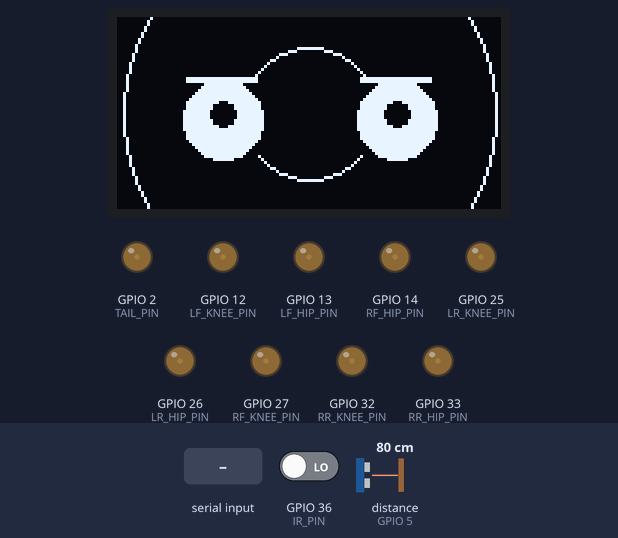
Simulated run of this sketch. Board: ESP32. On the bench: 128×64 one-colour display, output pins drawn as LEDs (lit = HIGH). Dashed ring = blinking. Inputs (shaded band) come from the test bench; at power-on: GPIO 36 (IR_PIN) LOW, distance to the obstacle (sensor on GPIO 5) 80 cm. The echo pulse lasts 58.3 µs per cm; nothing arrives over Bluetooth unless stated; pins used as bus, display or sensor lines are not drawn; what the sketch prints to the serial monitor is not drawn.

Above: at 1.2 s.
1.3 s: "FORWARD_VIDEO\n" received over the second serial link
At 2.18 s:
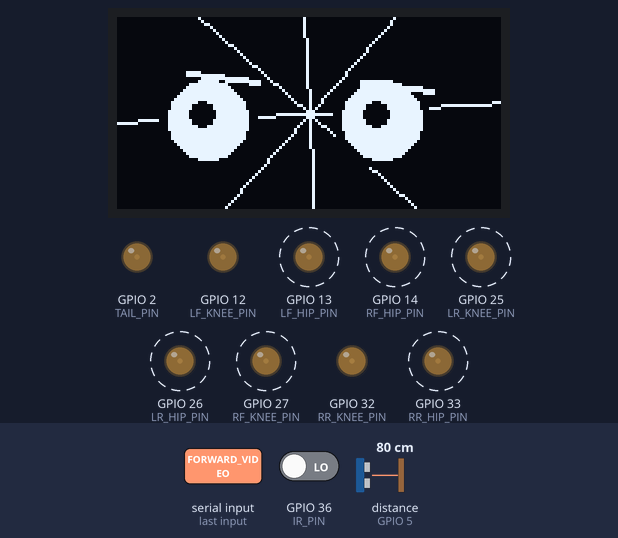
At 3.08 s:
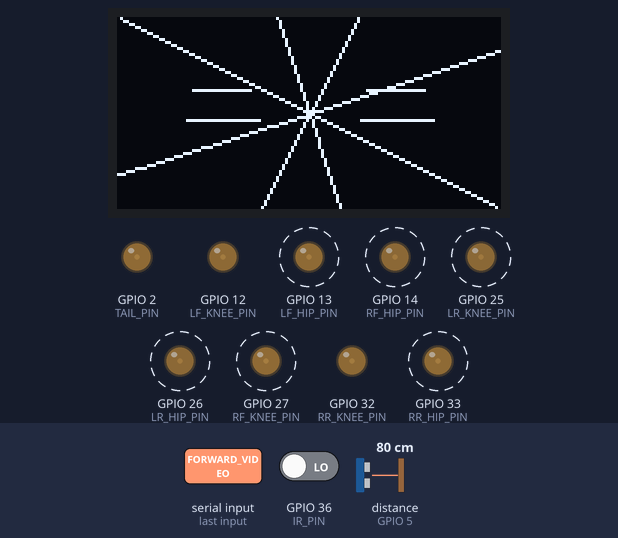
4.3 s: "Q\n" received over the second serial link
At 4.59 s:
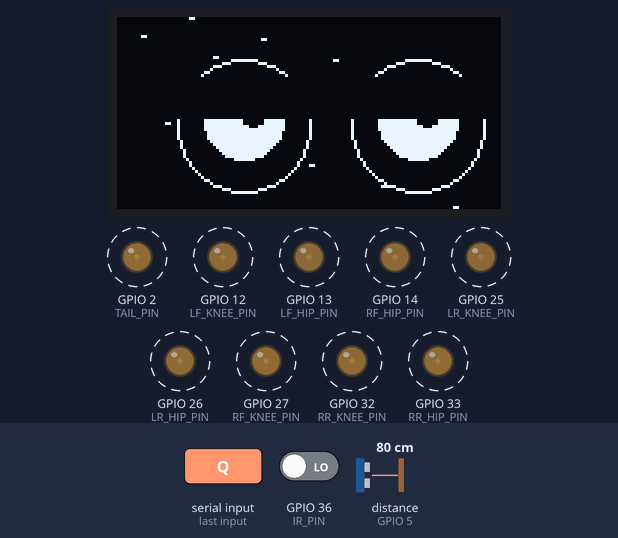
Timing chart, 0 to 13.1 s (numbered marks = the images above; inputs shaded):
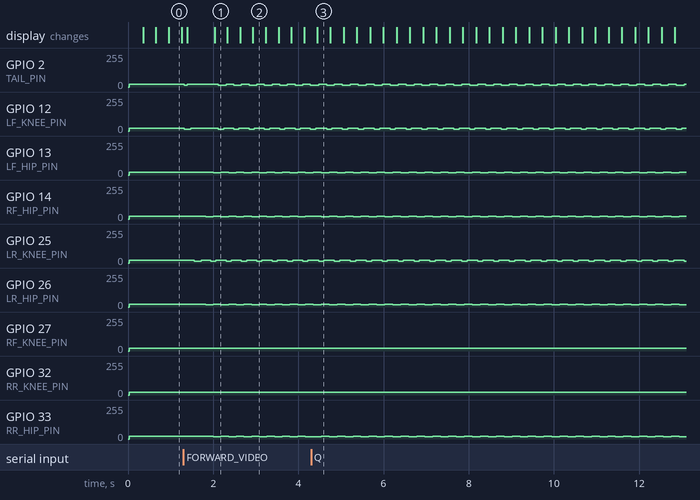

The sketch:

parasite_code_v2.1.ino
```cpp
#include <Arduino.h>
#include <Wire.h>
#include <Adafruit_GFX.h>
#include <Adafruit_SSD1306.h>
#include "BluetoothSerial.h"

#if !defined(CONFIG_BT_ENABLED) || !defined(CONFIG_BLUEDROID_ENABLED)
#error Bluetooth is not enabled! Please run make menuconfig to enable it.
#endif

BluetoothSerial SerialBT;

// ==========================================
// 1. PIN CONFIGURATION
// ==========================================
#define TRIG_PIN 4
#define ECHO_PIN 5
#define IR_PIN   36

#define LF_HIP_PIN  13
#define LF_KNEE_PIN 12
#define RF_HIP_PIN  14
#define RF_KNEE_PIN 27
#define LR_HIP_PIN  26
#define LR_KNEE_PIN 25
#define RR_HIP_PIN  33
#define RR_KNEE_PIN 32
#define TAIL_PIN    2

const int servoPins[] = {LF_HIP_PIN, LF_KNEE_PIN, RF_HIP_PIN, RF_KNEE_PIN, LR_HIP_PIN, LR_KNEE_PIN, RR_HIP_PIN, RR_KNEE_PIN, TAIL_PIN};
const int totalServos = 9;

// ==========================================
// 2. OPERATIONAL ARCHITECTURE
// ==========================================
enum OperationMode { CONTROL_MODE, AUTO_MODE };
OperationMode currentOpMode = CONTROL_MODE;

enum RobotState { IDLE, WALKING_FORWARD, WALKING_BACKWARD, TURNING_LEFT, TURNING_RIGHT, RESETTING };
RobotState currentState = IDLE;

// ==========================================
// 3. HIGH-SPEED TIMING CONSTANTS
// ==========================================
const int phaseDuration = 60;
unsigned long lastGaitUpdate = 0, lastFrameUpdate = 0, stateTimer = 0;
uint32_t animationFrame = 0;
int gaitPhase = 0;

// ==========================================
// 4. SERVO HOMES & AMPLITUDES
// ==========================================
const int LF_Hip_Home  = 90;  const int LF_Knee_Home = 90;
const int RF_Hip_Home  = 90;  const int RF_Knee_Home = 90;
const int LR_Hip_Home  = 90;  const int LR_Knee_Home = 90;
const int RR_Hip_Home  = 90;  const int RR_Knee_Home = 90;
const int Tail_Home    = 90;

const int SWING_HIP  = 20;
const int LIFT_KNEE  = 24;
const int TAIL_WAVE  = 25;

Adafruit_SSD1306 display(128, 64, &Wire, -1);

// ==========================================
// 5. NATIVE ESP32 HARDWARE DRIVER
// ==========================================
void writeESP32Servo(int pin, int angle) {
  long duty = map(angle, 0, 180, 102, 512);
  analogWrite(pin, duty);
}

// ==========================================
// 6. TRANSITION ROUTINE
// ==========================================
void executeLiftAndReset() {
  Serial.println("[!] Resetting Chassis...");

  writeESP32Servo(LF_KNEE_PIN, LF_Knee_Home - LIFT_KNEE);
  writeESP32Servo(RR_KNEE_PIN, RR_Knee_Home + LIFT_KNEE);
  delay(80);

  writeESP32Servo(LF_HIP_PIN, LF_Hip_Home);
  writeESP32Servo(RR_HIP_PIN, RR_Hip_Home);
  writeESP32Servo(TAIL_PIN, Tail_Home);
  delay(80);

  writeESP32Servo(LF_KNEE_PIN, LF_Knee_Home);
  writeESP32Servo(RR_KNEE_PIN, RR_Knee_Home);
  delay(80);

  writeESP32Servo(RF_KNEE_PIN, RF_Knee_Home + LIFT_KNEE);
  writeESP32Servo(LR_KNEE_PIN, LR_Knee_Home - LIFT_KNEE);
  delay(80);

  writeESP32Servo(RF_HIP_PIN, RF_Hip_Home);
  writeESP32Servo(LR_HIP_PIN, LR_Hip_Home);
  delay(80);

  writeESP32Servo(RF_KNEE_PIN, RF_Knee_Home);
  writeESP32Servo(LR_KNEE_PIN, LR_Knee_Home);
  delay(80);

  currentState = IDLE;
}

// ==========================================
// 7. OMNIDIRECTIONAL STEERING TROT ENGINE
// ==========================================
void executeOmniTrotGait(RobotState moveMode) {
  int leftSwing  = SWING_HIP;
  int rightSwing = SWING_HIP;

  if (moveMode == WALKING_BACKWARD) {
    leftSwing  = -SWING_HIP;
    rightSwing = -SWING_HIP;
  }
  else if (moveMode == TURNING_LEFT) {
    leftSwing  = -SWING_HIP;
    rightSwing = SWING_HIP;
  }
  else if (moveMode == TURNING_RIGHT) {
    leftSwing  = SWING_HIP;
    rightSwing = -SWING_HIP;
  }

  switch (gaitPhase) {
    case 0:
      writeESP32Servo(LF_KNEE_PIN, LF_Knee_Home - LIFT_KNEE);
      writeESP32Servo(RR_KNEE_PIN, RR_Knee_Home + LIFT_KNEE);
      writeESP32Servo(TAIL_PIN, Tail_Home - TAIL_WAVE);
      break;

    case 1:
      writeESP32Servo(LF_HIP_PIN,  LF_Hip_Home + leftSwing);
      writeESP32Servo(LR_HIP_PIN,  LR_Hip_Home - leftSwing);

      writeESP32Servo(RF_HIP_PIN,  RF_Hip_Home + rightSwing);
      writeESP32Servo(RR_HIP_PIN,  RR_Hip_Home - rightSwing);
      break;

    case 2:
      writeESP32Servo(LF_KNEE_PIN, LF_Knee_Home);
      writeESP32Servo(RR_KNEE_PIN, RR_Knee_Home);
      break;

    case 3:
      writeESP32Servo(RF_KNEE_PIN, RF_Knee_Home + LIFT_KNEE);
      writeESP32Servo(LR_KNEE_PIN, LR_Knee_Home - LIFT_KNEE);
      writeESP32Servo(TAIL_PIN, Tail_Home + TAIL_WAVE);
      break;

    case 4:
      writeESP32Servo(LF_HIP_PIN,  LF_Hip_Home - leftSwing);
      writeESP32Servo(LR_HIP_PIN,  LR_Hip_Home + leftSwing);

      writeESP32Servo(RF_HIP_PIN,  RF_Hip_Home - rightSwing);
      writeESP32Servo(RR_HIP_PIN,  RR_Hip_Home + rightSwing);
      break;

    case 5:
      writeESP32Servo(RF_KNEE_PIN, RF_Knee_Home);
      writeESP32Servo(LR_KNEE_PIN, LR_Knee_Home);
      break;
  }
  gaitPhase = (gaitPhase + 1) % 6;
}

// ==========================================
// 8. UPGRADED CINEMATIC ENGINE (EYEBROWS + FULLSCREEN MATCHING BACKGROUNDS)
// ==========================================
void playVideoAnimation(String action, uint32_t frame) {
  display.clearDisplay();

  // -----------------------------------------------------------
  // LAYER 1: FULLSCREEN MATCHING BACKGROUNDS
  // -----------------------------------------------------------
  if (action == "FORWARD_VIDEO") {
    // Starfield streaming horizontally across the full screen
    for (int i = 0; i < 12; i++) {
      int x = (i * 24 + (frame * 8)) % 128;
      int y = (i * 7) % 64;
      display.drawPixel(x, y, SSD1306_WHITE);
      display.drawPixel((x + 1) % 128, y, SSD1306_WHITE); // thicker stars
    }
  }
  else if (action == "BACKWARD_VIDEO") {
    // Fast waterfall threat lines dropping vertically down full screen
    for (int i = 0; i < 8; i++) {
      int x = (i * 18 + 5) % 128;
      int y = (frame * 10 + i * 20) % 64;
      display.drawFastVLine(x, y, 12, SSD1306_WHITE);
    }
  }
  else if (action == "SPIN_LEFT_VIDEO") {
    // Spinning vortex lines radiating to edges
    int step = (frame * 8) % 45;
    for (int deg = step; deg < 360; deg += 45) {
      float rad = deg * 0.01745;
      display.drawLine(64, 32, 64 + cos(rad) * 70, 32 + sin(rad) * 70, SSD1306_WHITE);
    }
  }
  else if (action == "SPIN_RIGHT_VIDEO") {
    // Opposite spinning vortex lines
    int step = (frame * 8) % 45;
    for (int deg = step; deg < 360; deg += 45) {
      float rad = (360 - deg) * 0.01745;
      display.drawLine(64, 32, 64 + cos(rad) * 70, 32 + sin(rad) * 70, SSD1306_WHITE);
    }
  }
  else { // IDLE / RESETTING
    // Concentric calm ripples radiating out to screen bounds
    int r1 = (frame * 2) % 80;
    int r2 = ((frame * 2) + 40) % 80;
    if (r1 < 75) display.drawCircle(64, 32, r1, SSD1306_WHITE);
    if (r2 < 75) display.drawCircle(64, 32, r2, SSD1306_WHITE);
  }

  // -----------------------------------------------------------
  // LAYER 2: INTERACTIVE EYES & MATCHING EYEBROWS
  // -----------------------------------------------------------
  int leftX = 35, rightX = 93, eyeY = 34;
  bool blink = (frame % 80 < 5);
  int lookX = (sin(frame * 0.2) * 8);

  // Background cut-outs behind eyes so patterns don't bleed into pupils
  if (!blink) {
    display.fillCircle(leftX + lookX, eyeY, 16, SSD1306_BLACK);
    display.fillCircle(rightX + lookX, eyeY, 16, SSD1306_BLACK);
  } else {
    display.fillRect(leftX - 12, eyeY - 4, 24, 8, SSD1306_BLACK);
    display.fillRect(rightX - 12, eyeY - 4, 24, 8, SSD1306_BLACK);
  }

  if (!blink) {
    // --- Render Pupils ---
    display.fillCircle(leftX + lookX, eyeY, 13, SSD1306_WHITE);
    display.fillCircle(rightX + lookX, eyeY, 13, SSD1306_WHITE);
    display.fillCircle(leftX + lookX + (lookX / 2), eyeY - 2, 4, SSD1306_BLACK);
    display.fillCircle(rightX + lookX + (lookX / 2), eyeY - 2, 4, SSD1306_BLACK);

    // --- Render Matching Eyebrows ---
    if (action == "FORWARD_VIDEO") {
      // Happy / Curved upward eyebrows
      display.drawCircle(leftX + lookX, eyeY + 2, 22, SSD1306_WHITE);
      display.drawCircle(rightX + lookX, eyeY + 2, 22, SSD1306_WHITE);
      display.fillRect(0, eyeY - 14, 128, 14, SSD1306_BLACK); // Mask lower half of the circle
    }
    else if (action == "BACKWARD_VIDEO") {
      // Angry / Inward sloping aggressive eyebrows (V-shape)
      display.drawLine(leftX - 12, eyeY - 16, leftX + 12, eyeY - 10, SSD1306_WHITE);
      display.drawLine(leftX - 12, eyeY - 15, leftX + 12, eyeY - 9,  SSD1306_WHITE); // Thicker

      display.drawLine(rightX - 12, eyeY - 10, rightX + 12, eyeY - 16, SSD1306_WHITE);
      display.drawLine(rightX - 12, eyeY - 9,  rightX + 12, eyeY - 15, SSD1306_WHITE); // Thicker
    }
    else if (action == "SPIN_LEFT_VIDEO" || action == "SPIN_RIGHT_VIDEO") {
      // Confused / Worried dynamic slanting eyebrows (Left high, Right low)
      display.drawLine(leftX - 12, eyeY - 16, leftX + 12, eyeY - 13, SSD1306_WHITE);
      display.drawLine(leftX - 12, eyeY - 15, leftX + 12, eyeY - 12, SSD1306_WHITE);

      display.drawLine(rightX - 12, eyeY - 13, rightX + 12, eyeY - 10, SSD1306_WHITE);
      display.drawLine(rightX - 12, eyeY - 12, rightX + 12, eyeY - 9,  SSD1306_WHITE);
    }
    else {
      // Neutral / Flat calm horizontal eyebrows sitting just above eyes
      display.drawFastHLine(leftX - 12, eyeY - 14, 24, SSD1306_WHITE);
      display.drawFastHLine(leftX - 12, eyeY - 13, 24, SSD1306_WHITE);

      display.drawFastHLine(rightX - 12, eyeY - 14, 24, SSD1306_WHITE);
      display.drawFastHLine(rightX - 12, eyeY - 13, 24, SSD1306_WHITE);
    }
  }
  else {
    // Blinking State: Keep eyebrows relaxed and flat over shut lines
    display.drawLine(leftX - 12, eyeY, leftX + 12, eyeY, SSD1306_WHITE);
    display.drawLine(rightX - 12, eyeY, rightX + 12, eyeY, SSD1306_WHITE);
    display.drawFastHLine(leftX - 10, eyeY - 10, 20, SSD1306_WHITE);
    display.drawFastHLine(rightX - 10, eyeY - 10, 20, SSD1306_WHITE);
  }

  display.display();
}

// ==========================================
// 9. SETUP ROUTINE
// ==========================================
void setup() {
  Serial.begin(115200);
  SerialBT.begin("ESP32_Quadruped");
  display.begin(SSD1306_SWITCHCAPVCC, 0x3C);

  for (int i = 0; i < totalServos; i++) {
    pinMode(servoPins[i], OUTPUT);
    analogWriteFrequency(servoPins[i], 50);
    analogWriteResolution(servoPins[i], 12);
  }

  pinMode(TRIG_PIN, OUTPUT);
  pinMode(ECHO_PIN, INPUT);
  pinMode(IR_PIN, INPUT);

  // Initialize Homes
  writeESP32Servo(LF_HIP_PIN, LF_Hip_Home); writeESP32Servo(LF_KNEE_PIN, LF_Knee_Home);
  writeESP32Servo(RF_HIP_PIN, RF_Hip_Home); writeESP32Servo(RF_KNEE_PIN, RF_Knee_Home);
  writeESP32Servo(LR_HIP_PIN, LR_Hip_Home); writeESP32Servo(LR_KNEE_PIN, LR_Knee_Home);
  writeESP32Servo(RR_HIP_PIN, RR_Hip_Home); writeESP32Servo(RR_KNEE_PIN, RR_Knee_Home);
  writeESP32Servo(TAIL_PIN, Tail_Home);

  Serial.println("[ONLINE] Engine Active with Dynamic Expressions.");
}

// ==========================================
// 10. CORE DESERIALIZATION & SCHEDULING LOOP
// ==========================================
void loop() {
  // --- A. SERIAL COMMAND PARSER ---
  if (SerialBT.available()) {
    char command = SerialBT.read();

    if (command != '\n' && command != '\r' && command != ' ') {
      command = toupper(command);

      // Mode Selection Interrupts
      if (command == 'Q') {
        currentOpMode = AUTO_MODE;
        currentState = WALKING_FORWARD;
        Serial.println("[MODE] Shifted to AUTOMODE");
      }
      else if (command == 'W') {
        currentOpMode = CONTROL_MODE;
        if (currentState != IDLE && currentState != RESETTING) {
          currentState = RESETTING;
          executeLiftAndReset();
        }
        Serial.println("[MODE] Shifted to CONTROL MODE");
      }

      // Control Mode Direction Intercepts
      if (currentOpMode == CONTROL_MODE) {
        if (command == 'F')      currentState = WALKING_FORWARD;
        else if (command == 'B') currentState = WALKING_BACKWARD;
        else if (command == 'L') currentState = TURNING_LEFT;
        else if (command == 'R') currentState = TURNING_RIGHT;
        else if (command == 'S') {
          if (currentState != IDLE && currentState != RESETTING) {
            currentState = RESETTING;
            executeLiftAndReset();
          }
        }
      }
    }
  }

  // --- B. AUTOMODE SENSOR PROCESSING ---
  if (currentOpMode == AUTO_MODE) {
    digitalWrite(TRIG_PIN, LOW); delayMicroseconds(2);
    digitalWrite(TRIG_PIN, HIGH); delayMicroseconds(10);
    digitalWrite(TRIG_PIN, LOW);
    float dist = pulseIn(ECHO_PIN, HIGH, 20000) * 0.034 / 2;
    int irState = digitalRead(IR_PIN);

    // Emergency Drop-Off Processing
    if (irState == HIGH && currentState != WALKING_BACKWARD && currentState != TURNING_LEFT) {
      currentState = WALKING_BACKWARD;
      stateTimer = millis();
    }

    if (currentState == WALKING_BACKWARD) {
      if (millis() - stateTimer > 1200) {
        currentState = TURNING_LEFT;
        stateTimer = millis();
      }
    }
    else if (currentState == TURNING_LEFT) {
      if (millis() - stateTimer > 800) {
        currentState = WALKING_FORWARD;
      }
    }
    // Proximity Matrix (15cm - 20cm reaction bounds)
    else {
      if (dist > 0 && dist < 18) {
        currentState = TURNING_RIGHT;
      } else {
        currentState = WALKING_FORWARD;
      }
    }
  }

  // --- C. MOTOR TASK SCHEDULER ---
  if (currentState == WALKING_FORWARD || currentState == WALKING_BACKWARD || currentState == TURNING_LEFT || currentState == TURNING_RIGHT) {
    if (millis() - lastGaitUpdate >= phaseDuration) {
      lastGaitUpdate = millis();
      executeOmniTrotGait(currentState);
    }
  }

  // --- D. DYNAMIC DISPLAY ANIMATION SCHEDULER ---
  if (millis() - lastFrameUpdate >= 30) {
    lastFrameUpdate = millis();
    animationFrame++;

    if (currentState == WALKING_FORWARD) {
      playVideoAnimation("FORWARD_VIDEO", animationFrame);
    } else if (currentState == WALKING_BACKWARD) {
      playVideoAnimation("BACKWARD_VIDEO", animationFrame);
    } else if (currentState == TURNING_LEFT) {
      playVideoAnimation("SPIN_LEFT_VIDEO", animationFrame);
    } else if (currentState == TURNING_RIGHT) {
      playVideoAnimation("SPIN_RIGHT_VIDEO", animationFrame);
    } else {
      playVideoAnimation("IDLE", animationFrame);
    }
  }
}
```

Measured:
- after the input at 1.3 s, GPIO 12 (LF_KNEE_PIN): goes 15/255 0.16 s, 19/255 0.65 s, 6 × (15/255 0.12 s, 19/255 0.24 s), then 15/255, starting at once; GPIO 13 (LF_HIP_PIN): alternates 21/255 for 0.18 s and 16/255 for 0.18 s, starting after 0.52 s
- after the input at 4.3 s, the display: changes after 0.14 s (image 3)
- by itself, GPIO 2 (TAIL_PIN): alternates 22/255 for 0.19 s and 15/255 for 0.19 s
